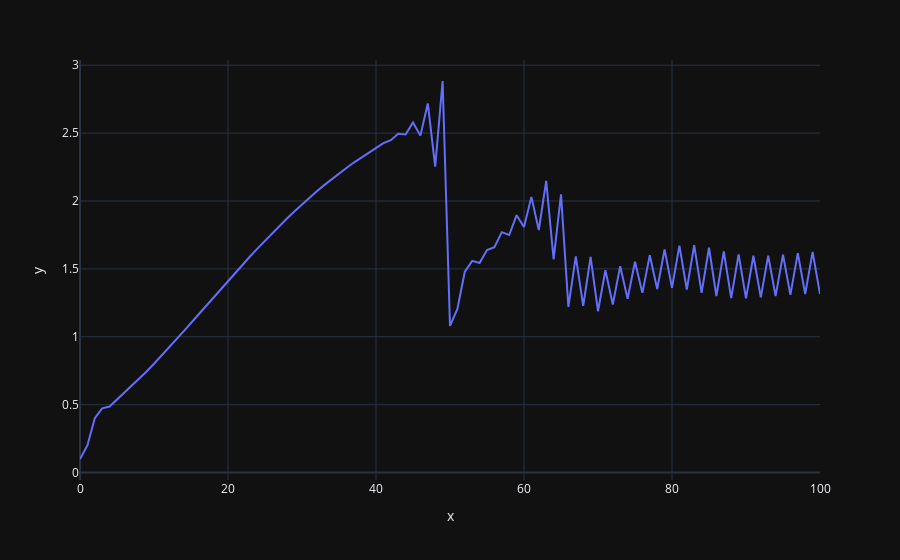

The notebook cell this image was saved under:
### Code cell
#testeo
k1=0.01
wc=[18,6,1,16]  #estos son los coeficientes de la demanda
wv=[8,1,1,1] #estos los coeficientes de la oferta
his=[0.1,0.2,0.4] #estos son los tres primeros precios



pp=his[2]
dpp=his[2]-his[1]
ddpp=(his[2]-his[1])-(his[1]-his[0])
l=price(k1,wc[0],wc[1],wc[2],wc[3],wv[0],wv[1],wv[2],wv[3],his[0],his[1],his[2])
print(l)
print(co(pp,dpp,ddpp,wc[0],wc[1],wc[2],wc[3]))
print(ve(pp,dpp,ddpp,wv[0],wv[1],wv[2],wv[3]))
pio.show(px.line( x=time, y=l))

### Figure 1 — Plotly figure (JSON) as saved in the notebook; plotly's stock layout.template omitted (floating-point values rounded to 4 significant figures)
{"data": [{"hovertemplate": "x=%{x}<br>y=%{y}<extra></extra>", "legendgroup": "", "line": {"color": "#636efa", "dash": "solid"}, "mode": "lines", "name": "", "orientation": "v", "showlegend": false, "type": "scatter", "x": [0, 1, 2, 3, 4, 5, 6, 7, 8, 9, 10, 11, 12, 13, 14, 15, 16, 17, 18, 19, 20, 21, 22, 23, 24, 25, 26, 27, 28, 29, 30, 31, 32, 33, 34, 35, 36, 37, 38, 39, 40, 41, 42, 43, 44, 45, 46, 47, 48, 49, 50, 51, 52, 53, 54, 55, 56, 57, 58, 59, 60, 61, 62, 63, 64, 65, 66, 67, 68, 69, 70, 71, 72, 73, 74, 75, 76, 77, 78, 79, 80, 81, 82, 83, 84, 85, 86, 87, 88, 89, 90, 91, 92, 93, 94, 95, 96, 97, 98, 99, 100], "xaxis": "x", "y": [0.1, 0.2, 0.4, 0.4728, 0.4867, 0.5377, 0.5866, 0.6374, 0.69, 0.7449, 0.8013, 0.8592, 0.9183, 0.9786, 1.04, 1.101, 1.163, 1.226, 1.288, 1.35, 1.412, 1.473, 1.533, 1.593, 1.651, 1.709, 1.765, 1.82, 1.873, 1.925, 1.975, 2.024, 2.071, 2.117, 2.161, 2.203, 2.243, 2.283, 2.319, 2.357, 2.388, 2.426, 2.448, 2.495, 2.49, 2.578, 2.481, 2.718, 2.253, 2.884, 1.08, 1.205, 1.479, 1.559, 1.543, 1.639, 1.66, 1.77, 1.75, 1.895, 1.809, 2.03, 1.786, 2.148, 1.571, 2.049, 1.22, 1.593, 1.228, 1.587, 1.188, 1.49, 1.238, 1.52, 1.28, 1.552, 1.323, 1.601, 1.352, 1.643, 1.361, 1.671, 1.348, 1.674, 1.323, 1.656, 1.299, 1.628, 1.285, 1.607, 1.283, 1.596, 1.29, 1.597, 1.3, 1.605, 1.309, 1.616, 1.314, 1.624, 1.315], "yaxis": "y"}], "layout": {"autosize": true, "legend": {"tracegroupgap": 0}, "margin": {"t": 60}, "xaxis": {"anchor": "y", "autorange": true, "domain": [0, 1], "range": [0, 100], "title": {"text": "x"}, "type": "linear"}, "yaxis": {"anchor": "x", "autorange": true, "domain": [0, 1], "range": [-0.05464, 3.038], "title": {"text": "y"}, "type": "linear"}}}
